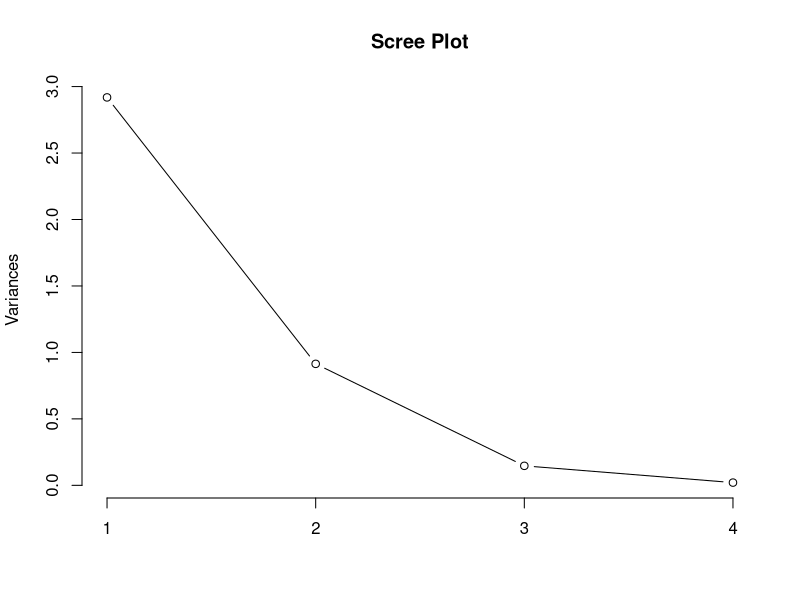
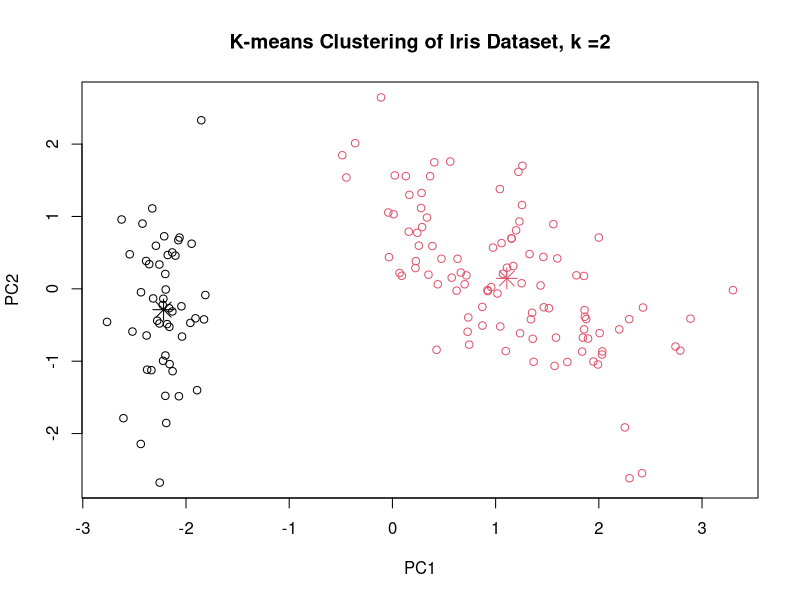
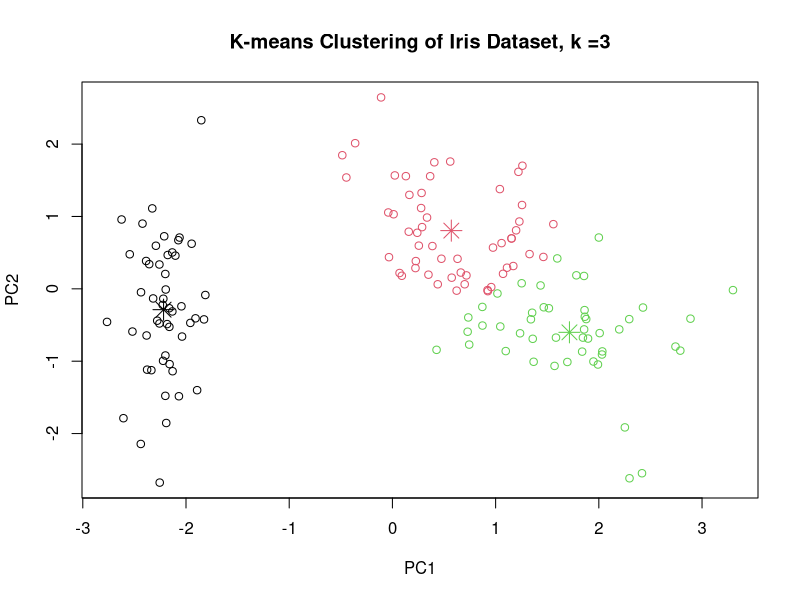

These figures' R source, in order:
## ---- chunk 1
# Load the iris dataset
data(iris)

# Display the structure of the dataset
str(iris)

# Display the first few rows of the dataset
head(iris)

# Summary statistics of the dataset
summary(iris)

## ---- chunk 2
# Extracting features (predictors)
iris_features <- iris[, 1:4]

# Standardize the features
scaled_features <- scale(iris_features)

# Perform PCA
pca_result <- prcomp(scaled_features, scale. = TRUE)

# Summary of PCA
summary(pca_result)

# Screen plot to visualize the variance explained by each principal component
plot(pca_result, type = "l", main = "Scree Plot")

## ---- chunk 3
# Starting with 2 clusters
# Extract the scores of the principal components
pc_scores <- as.data.frame(pca_result$x)

# Perform clustering (e.g., k-means clustering)
library(cluster)
set.seed(123)  # for reproducibility
k <- 2 # number of clusters
kmeans_result <- kmeans(pc_scores[, 1:2], centers = k)

# Visualize the clustering results
plot(pc_scores[, 1:2], col = kmeans_result$cluster, main = "K-means Clustering of Iris Dataset, k =2")
points(kmeans_result$centers, col = 1:k, pch = 8, cex = 2)

## ---- chunk 4
# Changint to 2 clusters
# Extract the scores of the principal components
pc_scores <- as.data.frame(pca_result$x)

# Perform clustering (e.g., k-means clustering)
library(cluster)
set.seed(123)  # for reproducibility
k <- 3 # number of clusters
kmeans_result <- kmeans(pc_scores[, 1:2], centers = k)

# Visualize the clustering results
plot(pc_scores[, 1:2], col = kmeans_result$cluster, main = "K-means Clustering of Iris Dataset, k =3")
points(kmeans_result$centers, col = 1:k, pch = 8, cex = 2)

